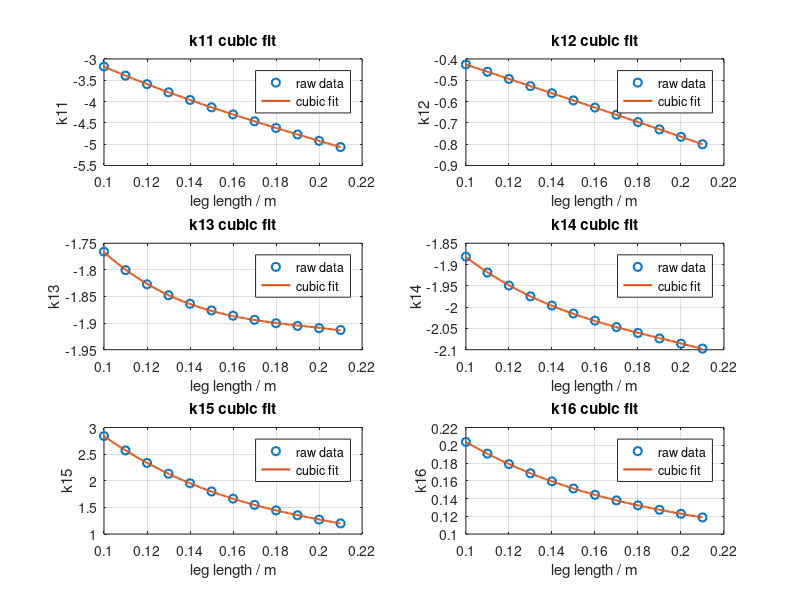

The MATLAB script that drew this image: (Note: this script raises an error after producing the figure.)
function draw_k_picture()
    close all;
    %% 1. 加载 K 分量数据
    data = load('K_component_vs_leg_data.mat');

    leg = data.leg;
    leg_dense = linspace(min(leg), max(leg), 200);

    %% 2. 第一行 K：T 对 6 个状态的反馈增益
    figure;

    subplot(3,2,1);
    draw_one_k(leg, data.k11, leg_dense, 'k11');

    subplot(3,2,2);
    draw_one_k(leg, data.k12, leg_dense, 'k12');

    subplot(3,2,3);
    draw_one_k(leg, data.k13, leg_dense, 'k13');

    subplot(3,2,4);
    draw_one_k(leg, data.k14, leg_dense, 'k14');

    subplot(3,2,5);
    draw_one_k(leg, data.k15, leg_dense, 'k15');

    subplot(3,2,6);
    draw_one_k(leg, data.k16, leg_dense, 'k16');

    sgtitle('First row of K: wheel torque T gains');

    %% 3. 第二行 K：Tp 对 6 个状态的反馈增益
    figure;

    subplot(3,2,1);
    draw_one_k(leg, data.k21, leg_dense, 'k21');

    subplot(3,2,2);
    draw_one_k(leg, data.k22, leg_dense, 'k22');

    subplot(3,2,3);
    draw_one_k(leg, data.k23, leg_dense, 'k23');

    subplot(3,2,4);
    draw_one_k(leg, data.k24, leg_dense, 'k24');

    subplot(3,2,5);
    draw_one_k(leg, data.k25, leg_dense, 'k25');

    subplot(3,2,6);
    draw_one_k(leg, data.k26, leg_dense, 'k26');

    sgtitle('Second row of K: hip torque Tp gains');

end


function draw_one_k(leg, k_data, leg_dense, name)

    %% 1. 三次拟合
    p = polyfit(leg, k_data, 3);
    k_fit = polyval(p, leg_dense);

    %% 2. 画原始数据点
    plot(leg, k_data, 'o', 'LineWidth', 1.5);
    hold on;

    %% 3. 画三次拟合曲线
    plot(leg_dense, k_fit, '-', 'LineWidth', 1.5);

    %% 4. 图像设置
    grid on;
    xlabel('leg length / m');
    ylabel(name);
    title([name ' cubic fit']);
    legend('raw data', 'cubic fit', 'Location', 'best');

end
